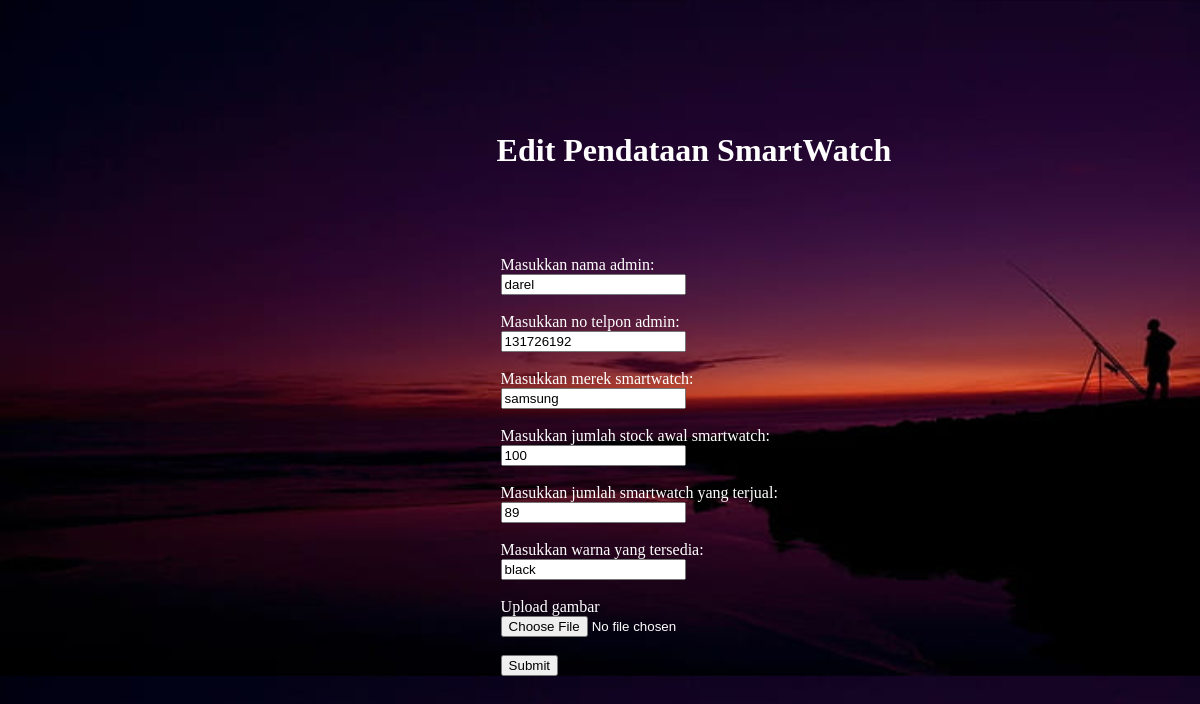
/update.php?kode_SmartWatch=15, run on the app's committed database.
### tables this page shows
CREATE TABLE `data_weartime` (
  `Nama_Admin` text NOT NULL,
  `Nomer_Telepon` int(12) NOT NULL,
  `Merek_SmartWatch` varchar(25) NOT NULL,
  `Jumlah_Stock` int(200) NOT NULL,
  `Jumlah_Terjual` int(200) NOT NULL,
  `Warna_Tersedia` text NOT NULL,
  `kode_SmartWatch` int(11) NOT NULL,
  `gambar` varchar(100) NOT NULL,
  `keterangan` varchar(50) NOT NULL
);

### update.php (the view, shortened to what this page needs)
<?php
    require 'config.php';
    if(isset($_GET['kode_SmartWatch'])){
        $kode_SmartWatch = $_GET['kode_SmartWatch'];
    }
    $result = mysqli_query($db,
        "SELECT * FROM data_weartime WHERE kode_SmartWatch='$kode_SmartWatch'");
    $row = mysqli_fetch_array($result);
?>
<!DOCTYPE html>
<html lang="en">
<head>
    <link rel ="stylesheet"  href = "data.css">
</head>
<body>
    <h3>Edit Pendataan SmartWatch</h3>
    <form action="" method="post" enctype = "multipart/form-data">
        <label for="">Masukkan nama admin: </label><br>
        <input type="text" name="nama" value=<?=$row['Nama_Admin']?>><br><br>
        <label for="">Masukkan no telpon admin: </label><br>
        <input type="number" name="nomer" value=<?=$row['Nomer_Telepon']?>><br><br>
        <label for="">Masukkan merek smartwatch: </label><br>
        <input type="text" name="merek" value=<?=$row['Merek_SmartWatch']?>><br><br>
        <label for="">Masukkan jumlah stock awal smartwatch: </label><br>
        <input type="number" name="stock" value=<?=$row['Jumlah_Stock']?>><br><br>
        <label for="">Masukkan jumlah smartwatch yang terjual: </label><br>
        <input type="number" name="jumlah" value=<?=$row['Jumlah_Terjual']?>><br><br>
        <label for="">Masukkan warna yang tersedia: </label><br>
        <input type="text" name="warna" value=<?=$row['Warna_Tersedia']?>><br><br>
        <label for="">Upload gambar</label><br>
        <input type="file" name="gambar"><br><br>
        <input type="submit" name="Send">
    </form>
</body>
</html>

### data.css (style rules this page uses)
html { margin: 0; padding: 0; width: 100%; height: 100px; background-image: url("bggg.jpg"); background-repeat: repeat-y; background-size: cover; display: block; font-size: medium; color: white; }
h3 { font-size: xx-large; padding: 100px 15px 45px; margin-left: 40%; }
form { padding: 10px 19px 40px; margin-left: 40%; }

### data on the page
data_weartime: nama "darel", nomer "131726192", merek "samsung", stock "100", jumlah "89", warna "black"
